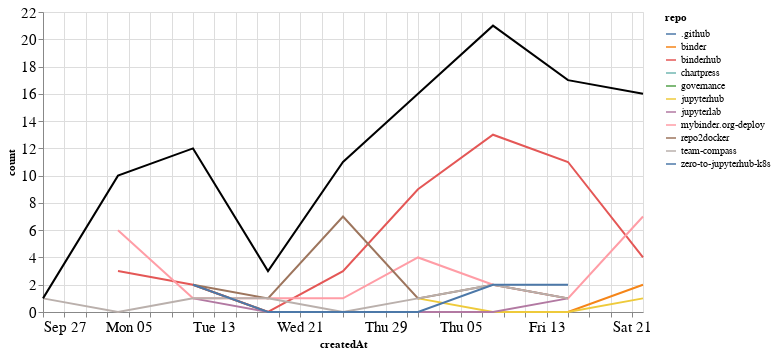

This figure's notebook cell:
### Markdown cell above
## Comments

### Code cell
comments_time = comments.groupby('repo').resample('W', on='createdAt').count()['author'].reset_index()
comments_time = comments_time.rename(columns={'author': 'count'})
comments_time_total = comments_time.groupby('createdAt').agg({"count": "sum"}).reset_index()
ch1 = alt.Chart(comments_time, width=600).mark_line().encode(
    x='createdAt',
    y='count',
    color='repo',
    tooltip="repo"
)

ch2 = alt.Chart(comments_time_total, width=600).mark_line(color="black").encode(
    x='createdAt',
    y='count',
)

ch1 + ch2

### Figure 1 — Vega-Lite specification as saved in the notebook (floating-point values rounded to 4 significant figures)
{"config": {"axisLeft": {"labelFontSize": 15}, "axisBottom": {"labelFontSize": 15}}, "layer": [{"data": {"name": "data-5b6f248568834a8ca36fea550a8632f2"}, "mark": "line", "encoding": {"color": {"type": "nominal", "field": "repo"}, "tooltip": {"type": "nominal", "field": "repo"}, "x": {"type": "temporal", "field": "createdAt"}, "y": {"type": "quantitative", "field": "count"}}, "width": 600}, {"data": {"name": "data-fe322f1286df68d9e76a6fec4ba79d06"}, "mark": {"type": "line", "color": "black"}, "encoding": {"x": {"type": "temporal", "field": "createdAt"}, "y": {"type": "quantitative", "field": "count"}}, "width": 600}], "$schema": "https://vega.github.io/schema/vega-lite/v4.8.1.json", "datasets": {"data-5b6f248568834a8ca36fea550a8632f2": [{"repo": ".github", "createdAt": "2020-10-04T00:00:00", "count": 1}, {"repo": "binder", "createdAt": "2020-10-11T00:00:00", "count": 2}, {"repo": "binder", "createdAt": "2020-10-18T00:00:00", "count": 0}, {"repo": "binder", "createdAt": "2020-10-25T00:00:00", "count": 0}, {"repo": "binder", "createdAt": "2020-11-01T00:00:00", "count": 0}, {"repo": "binder", "createdAt": "2020-11-08T00:00:00", "count": 0}, {"repo": "binder", "createdAt": "2020-11-15T00:00:00", "count": 0}, {"repo": "binder", "createdAt": "2020-11-22T00:00:00", "count": 2}, {"repo": "binderhub", "createdAt": "2020-10-04T00:00:00", "count": 3}, {"repo": "binderhub", "createdAt": "2020-10-11T00:00:00", "count": 2}, {"repo": "binderhub", "createdAt": "2020-10-18T00:00:00", "count": 0}, {"repo": "binderhub", "createdAt": "2020-10-25T00:00:00", "count": 3}, {"repo": "binderhub", "createdAt": "2020-11-01T00:00:00", "count": 9}, {"repo": "binderhub", "createdAt": "2020-11-08T00:00:00", "count": 13}, {"repo": "binderhub", "createdAt": "2020-11-15T00:00:00", "count": 11}, {"repo": "binderhub", "createdAt": "2020-11-22T00:00:00", "count": 4}, {"repo": "chartpress", "createdAt": "2020-11-22T00:00:00", "count": 2}, {"repo": "governance", "createdAt": "2020-10-11T00:00:00", "count": 1}, {"repo": "jupyterhub", "createdAt": "2020-11-01T00:00:00", "count": 1}, {"repo": "jupyterhub", "createdAt": "2020-11-08T00:00:00", "count": 0}, {"repo": "jupyterhub", "createdAt": "2020-11-15T00:00:00", "count": 0}, {"repo": "jupyterhub", "createdAt": "2020-11-22T00:00:00", "count": 1}, {"repo": "jupyterlab", "createdAt": "2020-10-11T00:00:00", "count": 1}, {"repo": "jupyterlab", "createdAt": "2020-10-18T00:00:00", "count": 0}, {"repo": "jupyterlab", "createdAt": "2020-10-25T00:00:00", "count": 0}, {"repo": "jupyterlab", "createdAt": "2020-11-01T00:00:00", "count": 0}, {"repo": "jupyterlab", "createdAt": "2020-11-08T00:00:00", "count": 0}, {"repo": "jupyterlab", "createdAt": "2020-11-15T00:00:00", "count": 1}, {"repo": "mybinder.org-deploy", "createdAt": "2020-10-04T00:00:00", "count": 6}, {"repo": "mybinder.org-deploy", "createdAt": "2020-10-11T00:00:00", "count": 1}, {"repo": "mybinder.org-deploy", "createdAt": "2020-10-18T00:00:00", "count": 1}, {"repo": "mybinder.org-deploy", "createdAt": "2020-10-25T00:00:00", "count": 1}, {"repo": "mybinder.org-deploy", "createdAt": "2020-11-01T00:00:00", "count": 4}, {"repo": "mybinder.org-deploy", "createdAt": "2020-11-08T00:00:00", "count": 2}, {"repo": "mybinder.org-deploy", "createdAt": "2020-11-15T00:00:00", "count": 1}, {"repo": "mybinder.org-deploy", "createdAt": "2020-11-22T00:00:00", "count": 7}, {"repo": "repo2docker", "createdAt": "2020-10-11T00:00:00", "count": 2}, {"repo": "repo2docker", "createdAt": "2020-10-18T00:00:00", "count": 1}, {"repo": "repo2docker", "createdAt": "2020-10-25T00:00:00", "count": 7}, {"repo": "repo2docker", "createdAt": "2020-11-01T00:00:00", "count": 1}, {"repo": "repo2docker", "createdAt": "2020-11-08T00:00:00", "count": 2}, {"repo": "repo2docker", "createdAt": "2020-11-15T00:00:00", "count": 1}, {"repo": "team-compass", "createdAt": "2020-09-27T00:00:00", "count": 1}, {"repo": "team-compass", "createdAt": "2020-10-04T00:00:00", "count": 0}, {"repo": "team-compass", "createdAt": "2020-10-11T00:00:00", "count": 1}, {"repo": "team-compass", "createdAt": "2020-10-18T00:00:00", "count": 1}, {"repo": "team-compass", "createdAt": "2020-10-25T00:00:00", "count": 0}, {"repo": "team-compass", "createdAt": "2020-11-01T00:00:00", "count": 1}, {"repo": "team-compass", "createdAt": "2020-11-08T00:00:00", "count": 2}, {"repo": "team-compass", "createdAt": "2020-11-15T00:00:00", "count": 1}, {"repo": "zero-to-jupyterhub-k8s", "createdAt": "2020-10-11T00:00:00", "count": 2}, {"repo": "zero-to-jupyterhub-k8s", "createdAt": "2020-10-18T00:00:00", "count": 0}, {"repo": "zero-to-jupyterhub-k8s", "createdAt": "2020-10-25T00:00:00", "count": 0}, {"repo": "zero-to-jupyterhub-k8s", "createdAt": "2020-11-01T00:00:00", "count": 0}, {"repo": "zero-to-jupyterhub-k8s", "createdAt": "2020-11-08T00:00:00", "count": 2}, {"repo": "zero-to-jupyterhub-k8s", "createdAt": "2020-11-15T00:00:00", "count": 2}], "data-fe322f1286df68d9e76a6fec4ba79d06": [{"createdAt": "2020-09-27T00:00:00", "count": 1}, {"createdAt": "2020-10-04T00:00:00", "count": 10}, {"createdAt": "2020-10-11T00:00:00", "count": 12}, {"createdAt": "2020-10-18T00:00:00", "count": 3}, {"createdAt": "2020-10-25T00:00:00", "count": 11}, {"createdAt": "2020-11-01T00:00:00", "count": 16}, {"createdAt": "2020-11-08T00:00:00", "count": 21}, {"createdAt": "2020-11-15T00:00:00", "count": 17}, {"createdAt": "2020-11-22T00:00:00", "count": 16}]}}
